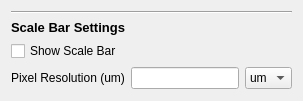
      <widget class="QWidget" name="tab_7">
       <attribute name="title">
        <string>Scale Bar</string>
       </attribute>
       <layout class="QVBoxLayout" name="verticalLayout_21">
        <item>
         <widget class="Line" name="line_26">
          <property name="orientation">
           <enum>Qt::Horizontal</enum>
          </property>
         </widget>
        </item>
        <item>
         <widget class="QLabel" name="label_47">
          <property name="font">
           <font>
            <pointsize>10</pointsize>
            <bold>true</bold>
           </font>
          </property>
          <property name="text">
           <string>Scale Bar Settings</string>
          </property>
         </widget>
        </item>
        <item>
         <widget class="QCheckBox" name="scalebar_show">
          <property name="text">
           <string>Show Scale Bar</string>
          </property>
         </widget>
        </item>
        <item>
         <layout class="QGridLayout" name="gridLayout_20">
          <item row="0" column="1">
           <widget class="QLineEdit" name="scalebar_resolution">
            <property name="maximumSize">
             <size>
              <width>200</width>
              <height>16777215</height>
             </size>
            </property>
           </widget>
          </item>
          <item row="0" column="2">
           <widget class="QComboBox" name="scalebar_units">
            <property name="maximumSize">
             <size>
              <width>200</width>
              <height>100</height>
             </size>
            </property>
            <item>
             <property name="text">
              <string>um</string>
             </property>
            </item>
            <item>
             <property name="text">
              <string>nm</string>
             </property>
            </item>
           </widget>
          </item>
          <item row="0" column="0">
           <widget class="QLabel" name="label_48">
            <property name="text">
             <string>Pixel Resolution (um)</string>
            </property>
           </widget>
          </item>
         </layout>
        </item>
        <item>
         <spacer name="verticalSpacer_8">
          <property name="orientation">
           <enum>Qt::Vertical</enum>
          </property>
          <property name="sizeHint" stdset="0">
           <size>
            <width>20</width>
            <height>1</height>
           </size>
          </property>
         </spacer>
        </item>
       </layout>
      </widget>
